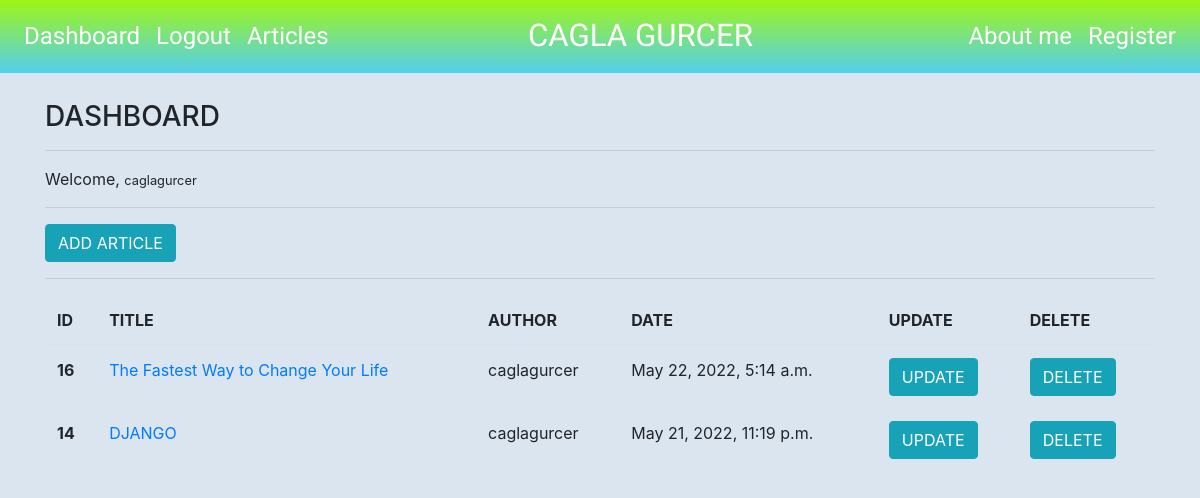
Screenshot of /articles/dashboard/ (signed in) with the database file from the repository.
### article/models.py (models this page shows, shortened)
class Article(models.Model):
    author = models.ForeignKey("auth.User",on_delete = models.CASCADE)
    title = models.CharField(max_length = 50)
    content = RichTextField()
    created_date = models.DateTimeField(auto_now_add = True)
    article_image = models.FileField(blank = True, null = True,verbose_name = "Add image to article")
    class Meta:
        ordering = ['-created_date']

### article/views.py (the view)
# urls.py: path('dashboard/', views.dashboard, name = "dashboard"),
@login_required(login_url = "user:login")
def dashboard(request):
    articles = Article.objects.filter(author = request.user)
    context = {
        "articles": articles
    }
    return render(request,"dashboard.html",context)

### Templates/dashboard.html
{% extends "layout.html" %}
{% block body %}
<h3>DASHBOARD</h3>
<hr>
<p>Welcome, <small>{{request.user.username}}</small></p>
<hr>
<a class = "btn btn-info" href = "/articles/addarticle/">ADD ARTICLE</a>
<hr>
{% if articles %}
<table class="table">
  <thead>
    <tr>
      <th scope="col">ID</th>
      <th scope="col">TITLE</th>
      <th scope="col">AUTHOR</th>
      <th scope="col">DATE</th>
      <th scope="col">UPDATE</th>
      <th scope="col">DELETE</th>
    </tr>
  </thead>
  <tbody>
  {% for article in articles  %}
  <tr>
      <th scope="row">{{article.id}}</th>
      <td><a href="{%url 'article:detail' article.id %}">{{article.title}}</a></td>
      <td>{{article.author.username}}</td>
      <td>{{article.created_date}}</td>
      <td><a href="{%url 'article:update' article.id %}" class = "btn btn-info">UPDATE</a></td>
      <td><a href="{%url 'article:delete' article.id %}"class = "btn btn-info">DELETE</a></td>
    </tr>
  {% endfor %}
  </tbody>
</table>
{% else %}
<div class = "alert alert-danger">You don't have any articles yet.</div>
{% endif %}
{% endblock %}

### Templates/layout.html (style rules this page uses)
body { background-image: url("media/photos/bk.jpg"); background-size: 100%; }

### rows the page displays
Article: id "16", title "The Fastest Way to Change Your Life", author.username "caglagurcer", created_date "May 22, 2022, 5:14 a.m."
Article: id "14", title "DJANGO", author.username "caglagurcer", created_date "May 21, 2022, 11:19 p.m."

### other values shown
{{ request.user.username }} "caglagurcer"
